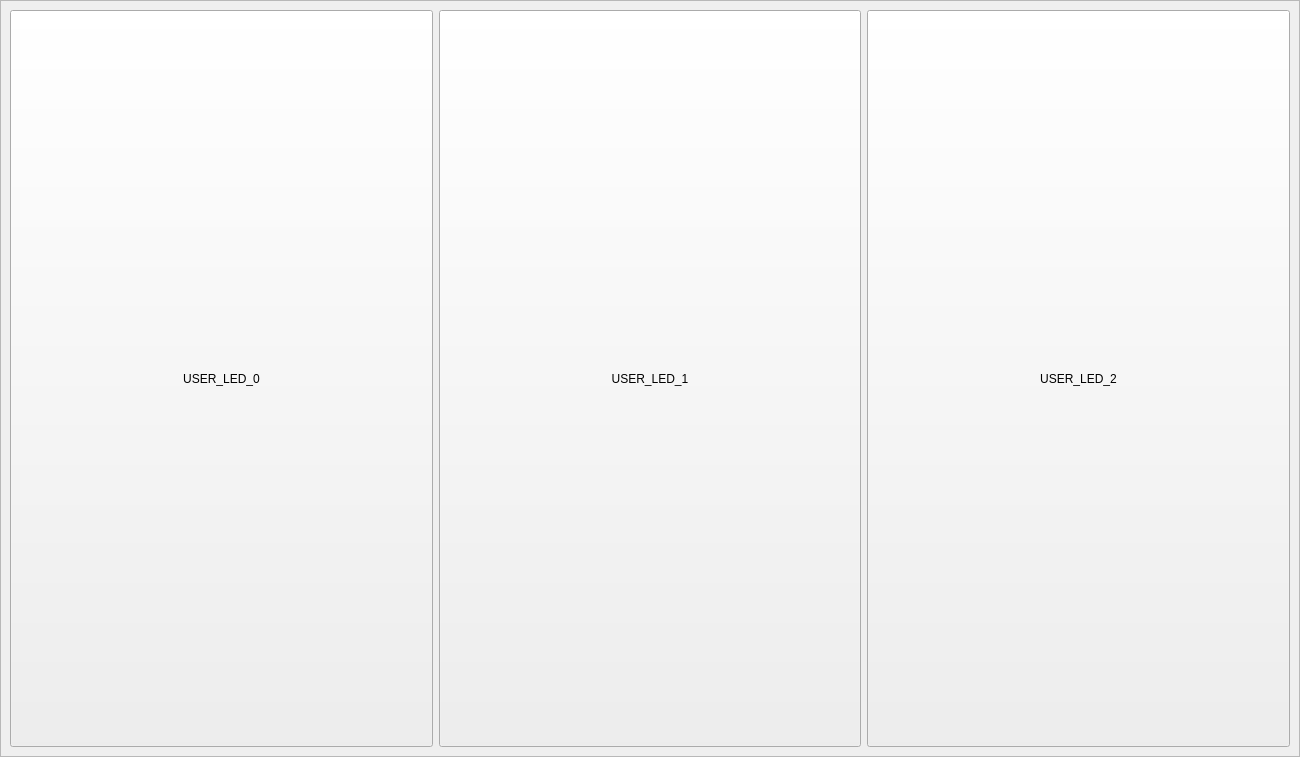
<?xml version="1.0" encoding="UTF-8"?>
<ui version="4.0">
 <class>GpioControl</class>
 <widget class="QScrollArea" name="GpioControl">
  <property name="windowModality">
   <enum>Qt::NonModal</enum>
  </property>
  <property name="enabled">
   <bool>true</bool>
  </property>
  <property name="geometry">
   <rect>
    <x>0</x>
    <y>0</y>
    <width>1300</width>
    <height>757</height>
   </rect>
  </property>
  <property name="sizePolicy">
   <sizepolicy hsizetype="Fixed" vsizetype="Expanding">
    <horstretch>0</horstretch>
    <verstretch>0</verstretch>
   </sizepolicy>
  </property>
  <property name="minimumSize">
   <size>
    <width>1250</width>
    <height>0</height>
   </size>
  </property>
  <property name="windowTitle">
   <string>Upgrader</string>
  </property>
  <property name="autoFillBackground">
   <bool>true</bool>
  </property>
  <property name="frameShape">
   <enum>QFrame::StyledPanel</enum>
  </property>
  <property name="horizontalScrollBarPolicy">
   <enum>Qt::ScrollBarAsNeeded</enum>
  </property>
  <property name="sizeAdjustPolicy">
   <enum>QAbstractScrollArea::AdjustToContents</enum>
  </property>
  <property name="widgetResizable">
   <bool>true</bool>
  </property>
  <property name="alignment">
   <set>Qt::AlignLeading|Qt::AlignLeft|Qt::AlignVCenter</set>
  </property>
  <widget class="QWidget" name="scrollAreaWidgetContents">
   <property name="geometry">
    <rect>
     <x>0</x>
     <y>0</y>
     <width>1298</width>
     <height>755</height>
    </rect>
   </property>
   <property name="sizePolicy">
    <sizepolicy hsizetype="Preferred" vsizetype="Preferred">
     <horstretch>0</horstretch>
     <verstretch>0</verstretch>
    </sizepolicy>
   </property>
   <layout class="QGridLayout" name="gridLayout_3">
    <item row="0" column="0">
     <layout class="QHBoxLayout" name="horizontalLayout">
      <item>
       <layout class="QVBoxLayout" name="verticalLayout">
        <item>
         <widget class="QPushButton" name="pushButton_3">
          <property name="sizePolicy">
           <sizepolicy hsizetype="Minimum" vsizetype="Preferred">
            <horstretch>0</horstretch>
            <verstretch>0</verstretch>
           </sizepolicy>
          </property>
          <property name="text">
           <string>USER_LED_0</string>
          </property>
         </widget>
        </item>
       </layout>
      </item>
      <item>
       <widget class="QPushButton" name="pushButton_2">
        <property name="sizePolicy">
         <sizepolicy hsizetype="Minimum" vsizetype="Preferred">
          <horstretch>0</horstretch>
          <verstretch>0</verstretch>
         </sizepolicy>
        </property>
        <property name="text">
         <string>USER_LED_1</string>
        </property>
       </widget>
      </item>
      <item>
       <widget class="QPushButton" name="pushButton">
        <property name="sizePolicy">
         <sizepolicy hsizetype="Minimum" vsizetype="Preferred">
          <horstretch>0</horstretch>
          <verstretch>0</verstretch>
         </sizepolicy>
        </property>
        <property name="text">
         <string>USER_LED_2</string>
        </property>
       </widget>
      </item>
     </layout>
    </item>
   </layout>
  </widget>
 </widget>
 <resources/>
 <connections/>
</ui>
